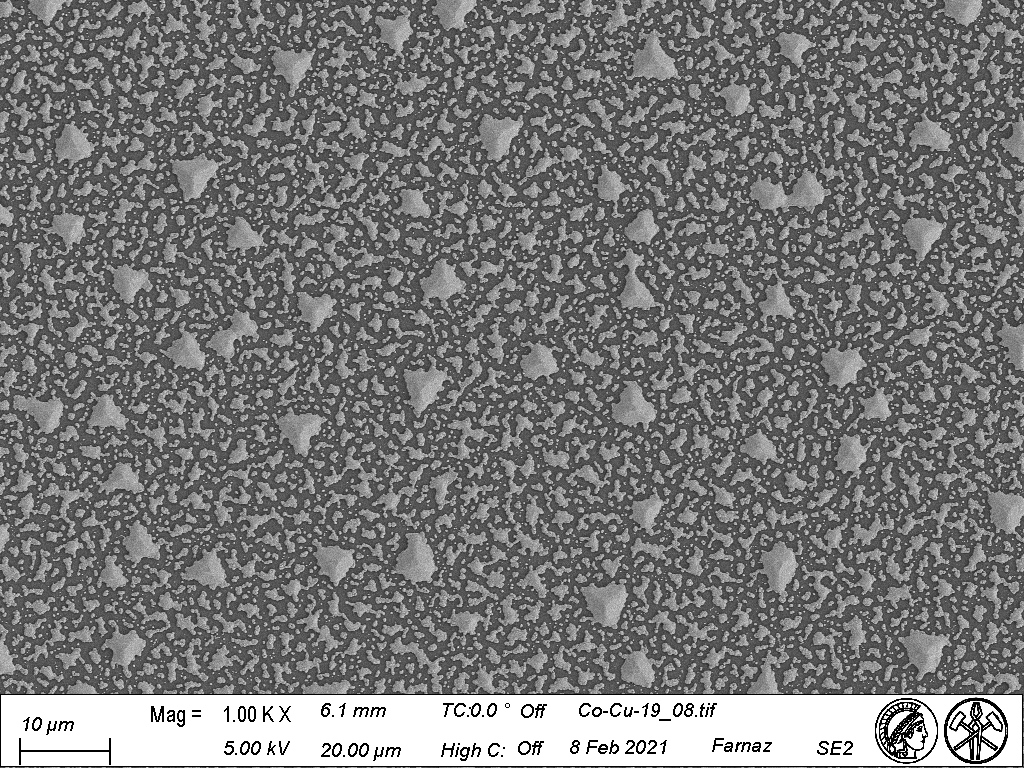
#> input picture 700C_4hrs/Co-Cu-19-08/Co-Cu-19_08.tif, 1024 x 768 px
$ python Co-Cu-19_08.py
#> lines starting #> are read from the running program, lines starting #| are printed output that depends on the picture; after the words box and inside, x2 and y2 are one past the last pixel; in counts of white or black regions, pixels touching at a corner belong together
# -*- coding: utf-8 -*-
"""
Created on Sat Jun 25 15:51:46 2022

@author: FireT
"""


from skimage import measure, io, img_as_ubyte
import matplotlib.pyplot as plt
from skimage.color import label2rgb, rgb2gray
import numpy as np
import cv2
import scipy
from scipy.stats import norm
from skimage import morphology


# The input image.
image = cv2.imread("Co-Cu-19_08.tif",0)
#> image is the input picture: shape (768, 1024); min 0, max 255, mean 120.6
image=image[0:696, :]
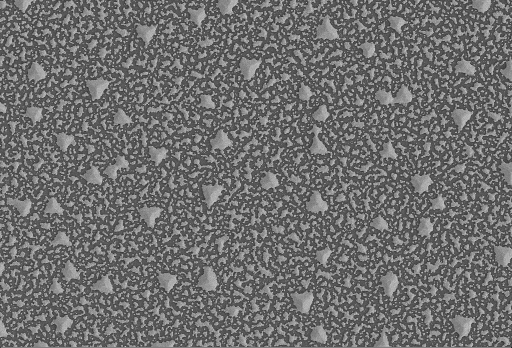
#> image: shape (696, 1024) (shown at 1/2 size); min 0, max 255, mean 110.1
scale = 0.1116 #microns/pixel
Pixelcut= 100 #Minimum pixel Size

#plt.hist(image.flat, bins=100, range=(0,150))  #.flat returns the flattened numpy array (1D)


from skimage.filters import threshold_otsu #binary image
ret, thresh=cv2.threshold(image,0,255,cv2.THRESH_BINARY+cv2.THRESH_OTSU)
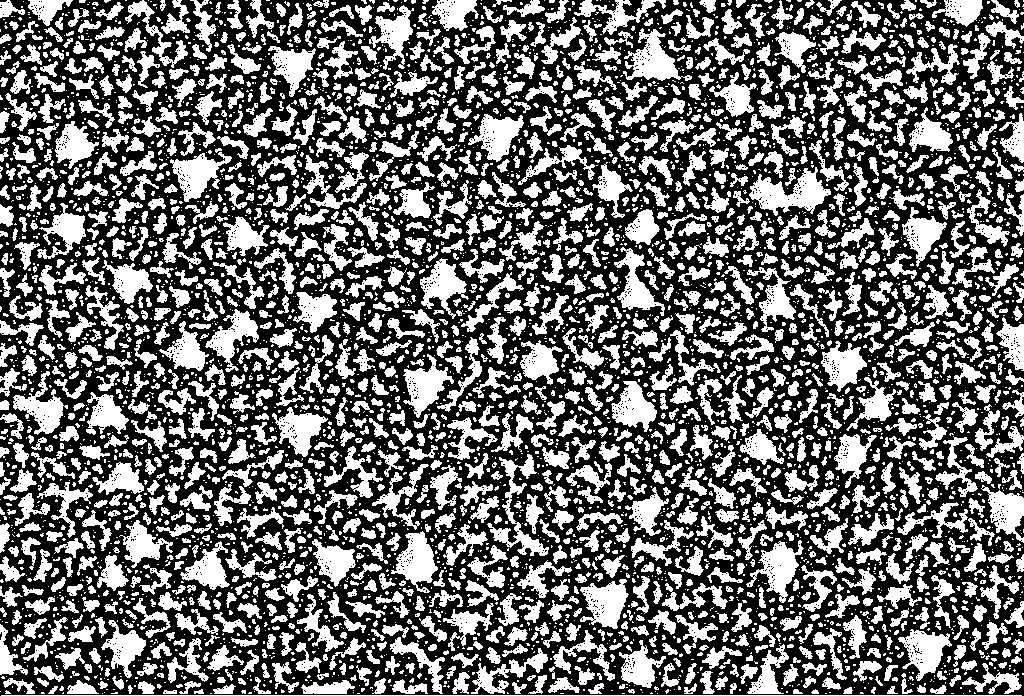
#> thresh: shape (696, 1024); 41.3% white; 5296 white regions (3551 under 20 px), largest, box (x1, y1, x2, y2) and area: (749, 167, 831, 216) 1927, (623, 28, 692, 81) 1578, (580, 579, 629, 629) 1467
#> ret = 116

#Generate thresholded image
#thresholded_img = image > threshold
#plt.imshow(thresholded_img,cmap='gray')


#Remove edge touching regions
from skimage.segmentation import clear_border
edge_touching_removed = clear_border(thresh)
#plt.imshow(edge_touching_removed)

kernel=np.ones ((3,3),np.uint8)
eroded=cv2.erode(edge_touching_removed,kernel,iterations=1)
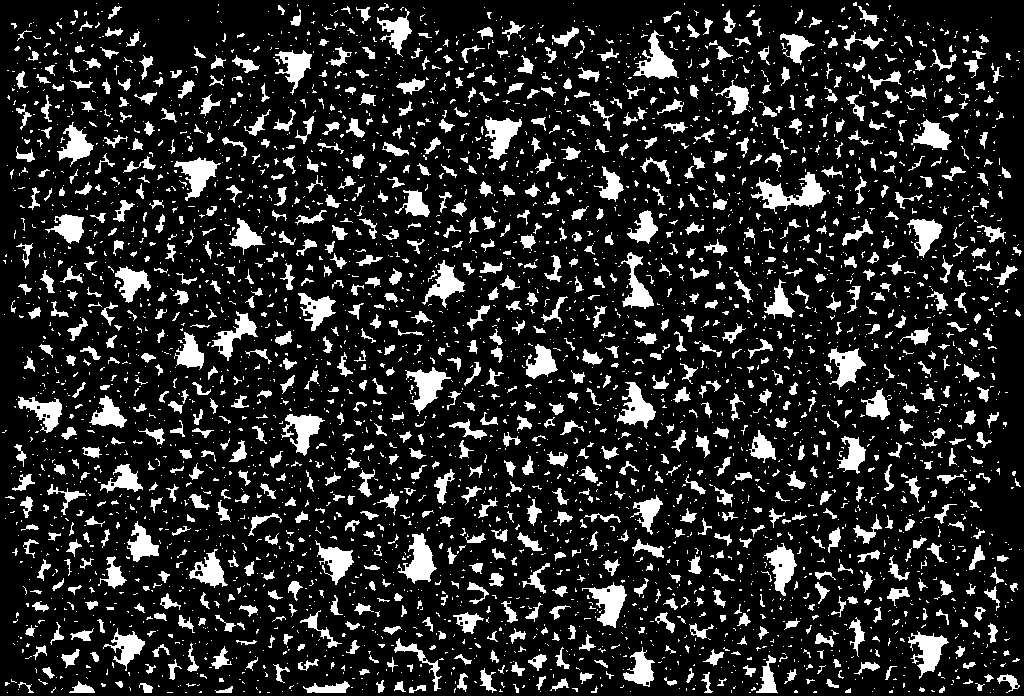
#> eroded: shape (696, 1024); 15.7% white; 4176 white regions (3143 under 20 px), largest, box (x1, y1, x2, y2) and area: (751, 172, 826, 214) 1221, (397, 533, 437, 584) 958, (633, 30, 679, 79) 918
dilated=cv2.dilate(eroded,kernel,iterations=1)
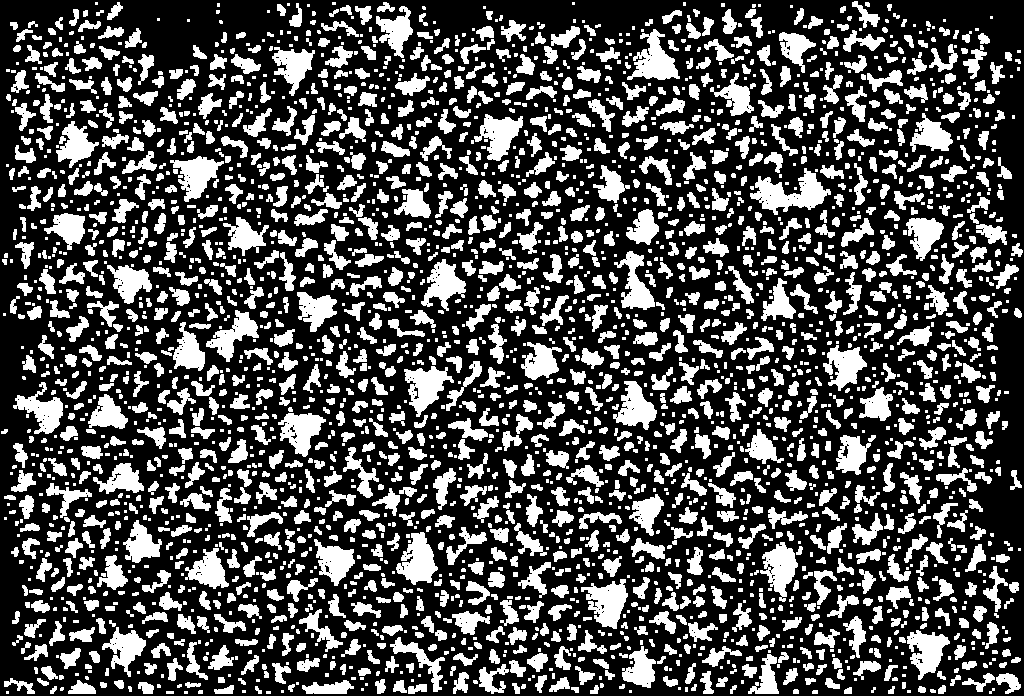
#> dilated: shape (696, 1024); 31.3% white; 3021 white regions (1302 under 20 px)

#Label connected regions of an integer array using measure.label
#Labels each connected entity as one object
#Connectivity = Maximum number of orthogonal hops to consider a pixel/voxel as a neighbor.
#If None, a full connectivity of input.ndim is used, number of dimensions of the image
#For 2D image it would be 2

label_image = measure.label(dilated, connectivity=image.ndim)
#> label_image: shape (696, 1024) int64; 3022 distinct labels, from 0 to 3021


#Removal of small sized particles
label_image = morphology.remove_small_objects(label_image, Pixelcut)
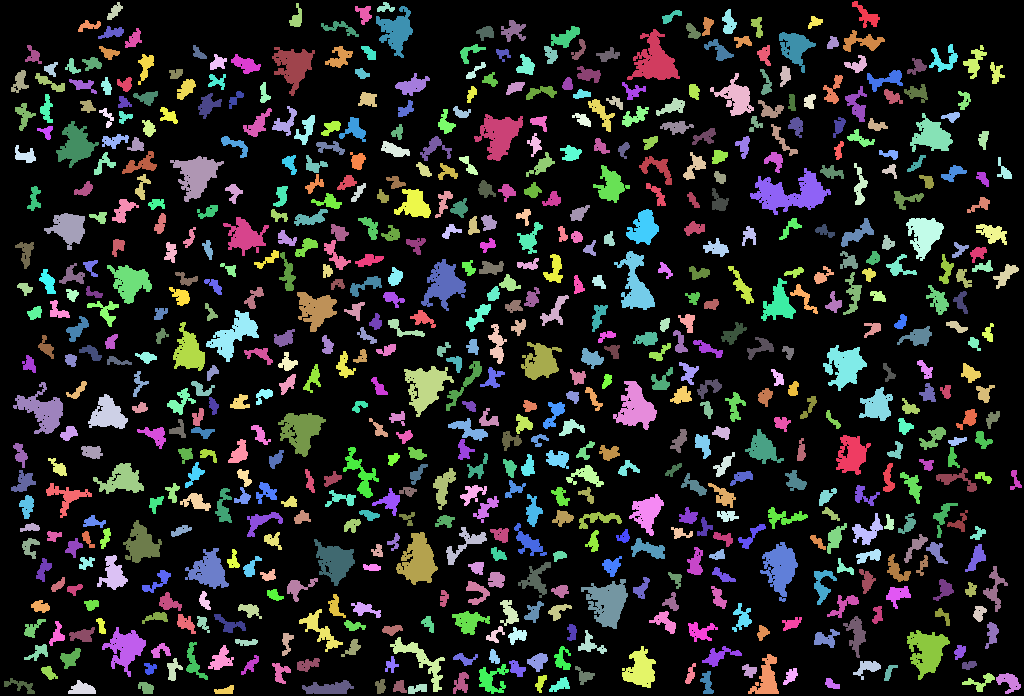
#> label_image: shape (696, 1024) int64; 655 distinct labels, from 0 to 2993; one colour per label, 0 black
#plt.imshow(label_image,cmap='Blue',interpolation='none')

#plt.imshow(label_image)
#Return an RGB image where color-coded labels are painted over the image.
#Using label2rgb

image_label_overlay = label2rgb(label_image, image=image)
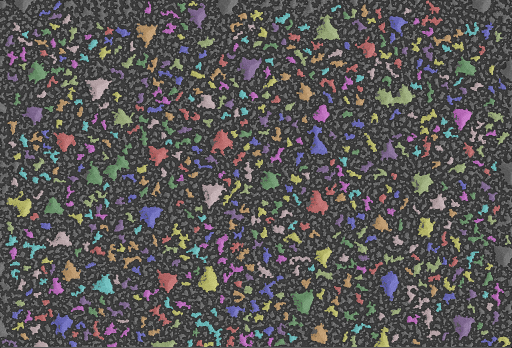
#> image_label_overlay: shape (696, 1024, 3) float64 (shown at 1/2 size); mean R, G, B 0.342, 0.333, 0.33
#plt.imshow(image_label_overlay)

plt.imsave("labeled_Co-cu_05.jpg", image_label_overlay)


#################################################
#Calculate properties
#Using regionprops or regionprops_table
all_props=measure.regionprops(label_image, image)
#> all_props = 654 regions; largest, box (x1, y1, x2, y2) and area: (750, 168, 831, 215) 1732, (627, 29, 680, 80) 1331, (581, 579, 628, 629) 1322, (396, 532, 438, 585) 1285, (404, 366, 454, 417) 1270
#Can print various parameters for all objects
for prop in all_props:
    print('Label: {} Area: {}'.format(prop.label, prop.area))
#> this loop made 654 passes
#| Label: 1 Area: 282.0
#| Label: 3 Area: 137.0
#| Label: 5 Area: 103.0
#| Label: 11 Area: 168.0
#| Label: 20 Area: 181.0
#> (further printed lines are left out)

#Compute image properties and return them as a pandas-compatible table.
#Available regionprops: area, bbox, centroid, convex_area, coords, eccentricity,
# equivalent diameter, euler number, label, intensity image, major axis length,
#max intensity, mean intensity, moments, orientation, perimeter, solidity, and many more

props = measure.regionprops_table(label_image, image,
                          properties=['label',
                                      'area', 'equivalent_diameter',
                                      'mean_intensity', 'solidity'])
#> props = 5 items

import pandas as pd
df = pd.DataFrame(props)
#> df = table of 654 rows and 5 columns
print(df.head())

#To delete small regions...
#df = df[df['area'] > 0]

print(df.head())

#######################################################
#Convert to micron scale
df['area_sq_microns'] = df['area'] * (scale**2)
df['equivalent_diameter_microns'] = df['equivalent_diameter'] * (scale)
print(df.head())


df.to_csv('measurements-100pixdel.csv')


#size distrib
import seaborn as sns

sns.set_style('white')

sns.distplot(df.area_sq_microns)
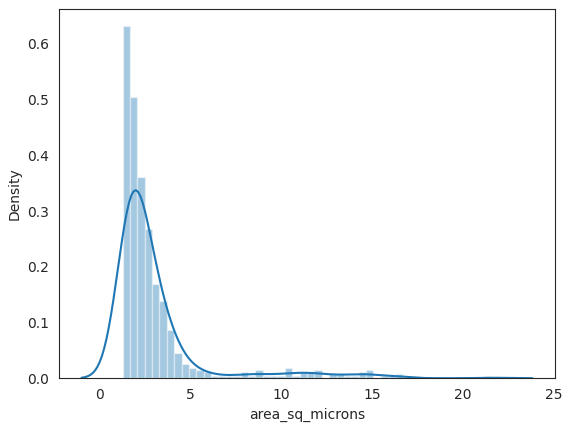
#> figure drawn by matplotlib, 1 panel; tallest bar 0.632 high, from x = 1.25 to 1.65; curve peaks at x = 1.98, y = 0.338

$ run again, with 700C_4hrs/Co-Cu-19-08/0pixeldel.jpg saved as 700C_4hrs/Co-Cu-19-08/Co-Cu-19_08.tif
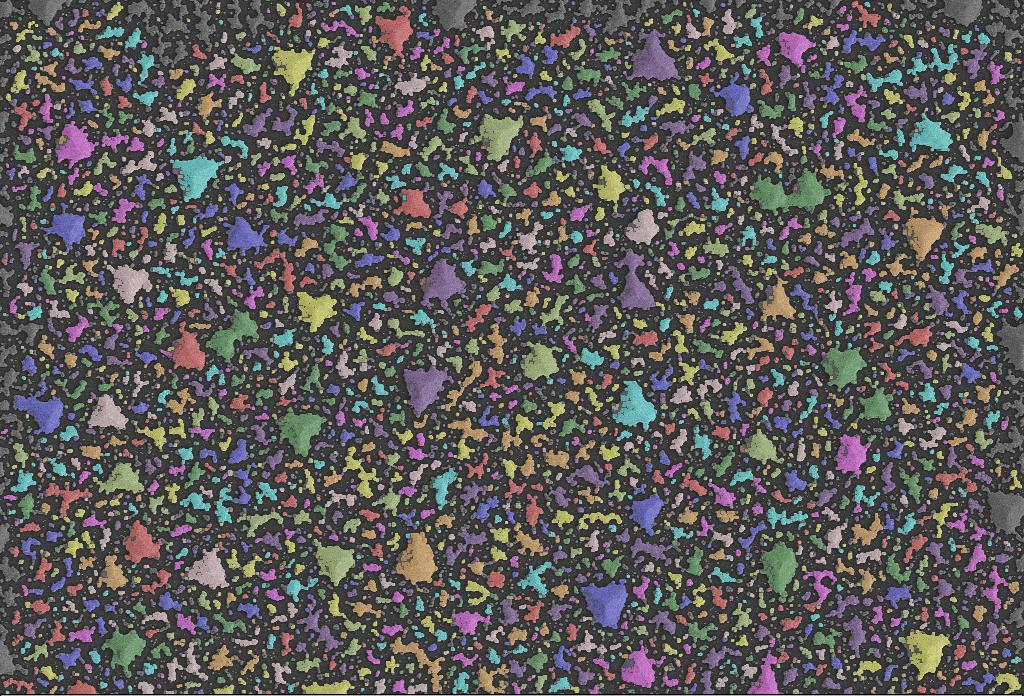
#> input picture 700C_4hrs/Co-Cu-19-08/0pixeldel.jpg, 1024 x 696 px
#> `ret, thresh=cv2.threshold(image,0,255,cv2.THRESH_BINARY+cv2.THRESH_OTSU)`:
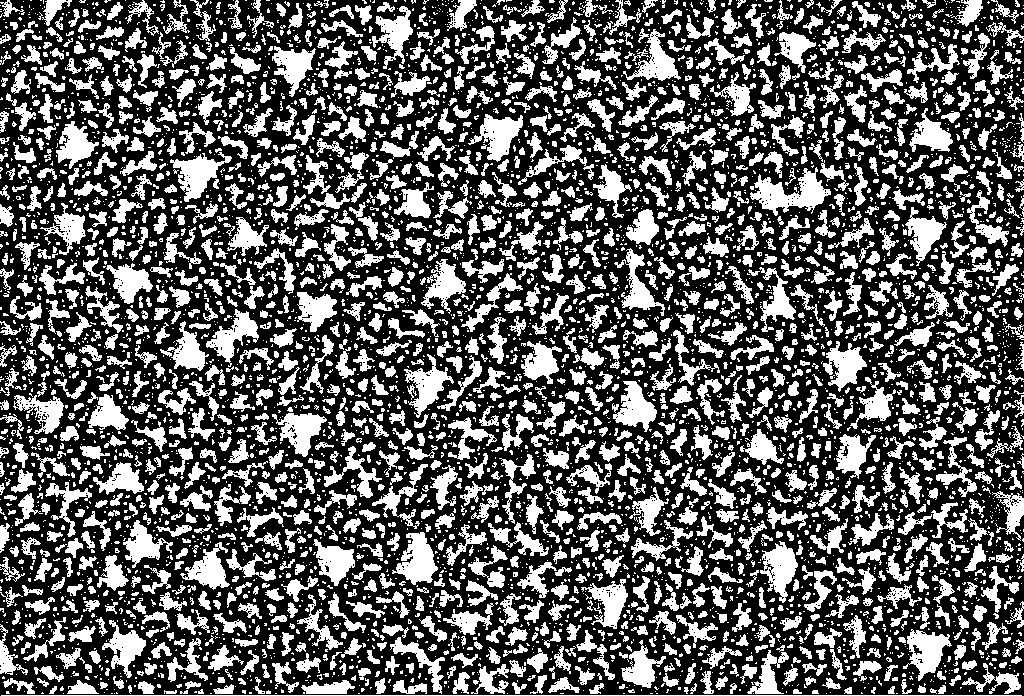
#> thresh: shape (696, 1024); 36.4% white; 5708 white regions (3948 under 20 px), largest, box (x1, y1, x2, y2) and area: (750, 167, 831, 216) 1768, (392, 532, 438, 585) 1327, (170, 152, 232, 202) 1300
#> ret = 99
#> eroded: shape (696, 1024); 13.9% white; 4266 white regions (3323 under 20 px), largest, box (x1, y1, x2, y2) and area: (397, 533, 437, 584) 961, (908, 631, 949, 679) 875, (174, 157, 221, 201) 868
#> dilated: shape (696, 1024); 28.6% white; 3104 white regions (1434 under 20 px)
#> all_props = 562 regions; largest, box (x1, y1, x2, y2) and area: (751, 168, 825, 215) 1624, (396, 532, 438, 585) 1289, (170, 156, 224, 202) 1204, (474, 114, 523, 161) 1203, (907, 630, 950, 680) 1182
#> the loop `for prop in all_props:` made 562 passes
#| Label: 1 Area: 257.0
#| Label: 2 Area: 137.0
#| Label: 9 Area: 158.0
#| Label: 17 Area: 182.0
#| Label: 18 Area: 902.0
#> (further printed lines are left out)
#> props = 5 items
#> df = table of 562 rows and 5 columns
#> `sns.distplot(df.area_sq_microns)`:
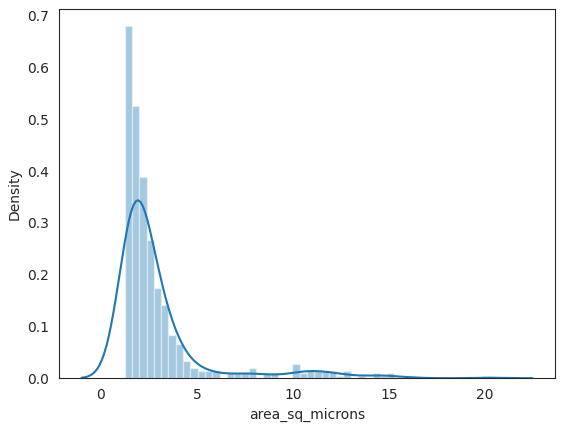
#> figure drawn by matplotlib, 1 panel; tallest bar 0.68 high, from x = 1.25 to 1.63; curve peaks at x = 1.95, y = 0.344

$ run again, with 700C_4hrs/Co-Cu-19-08/100pixeldel.jpg saved as 700C_4hrs/Co-Cu-19-08/Co-Cu-19_08.tif
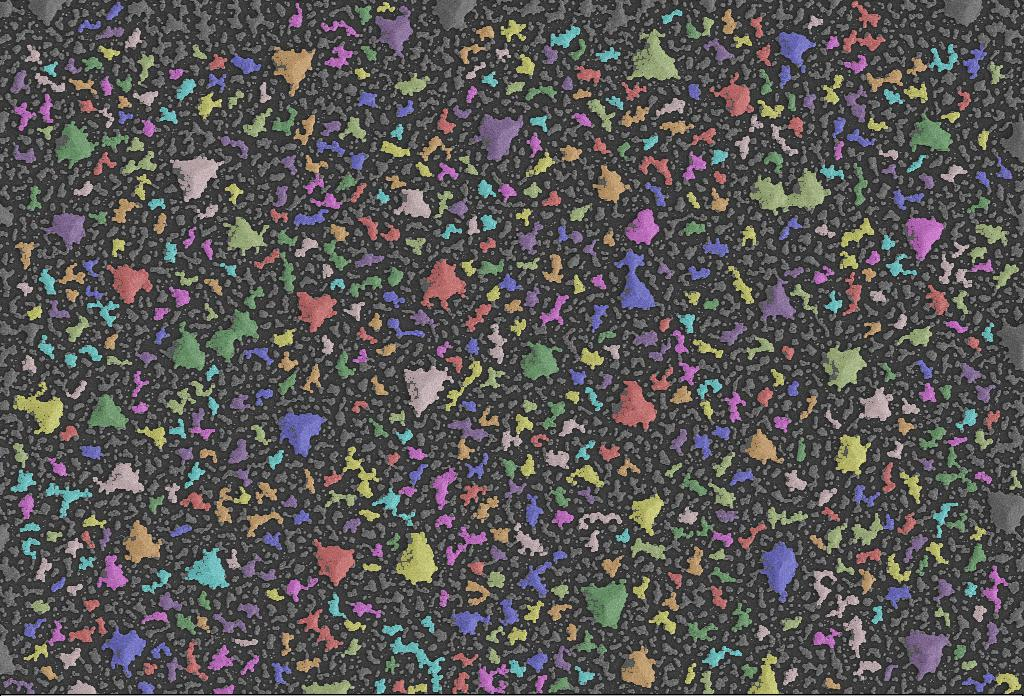
#> input picture 700C_4hrs/Co-Cu-19-08/100pixeldel.jpg, 1024 x 696 px
#> `ret, thresh=cv2.threshold(image,0,255,cv2.THRESH_BINARY+cv2.THRESH_OTSU)`:
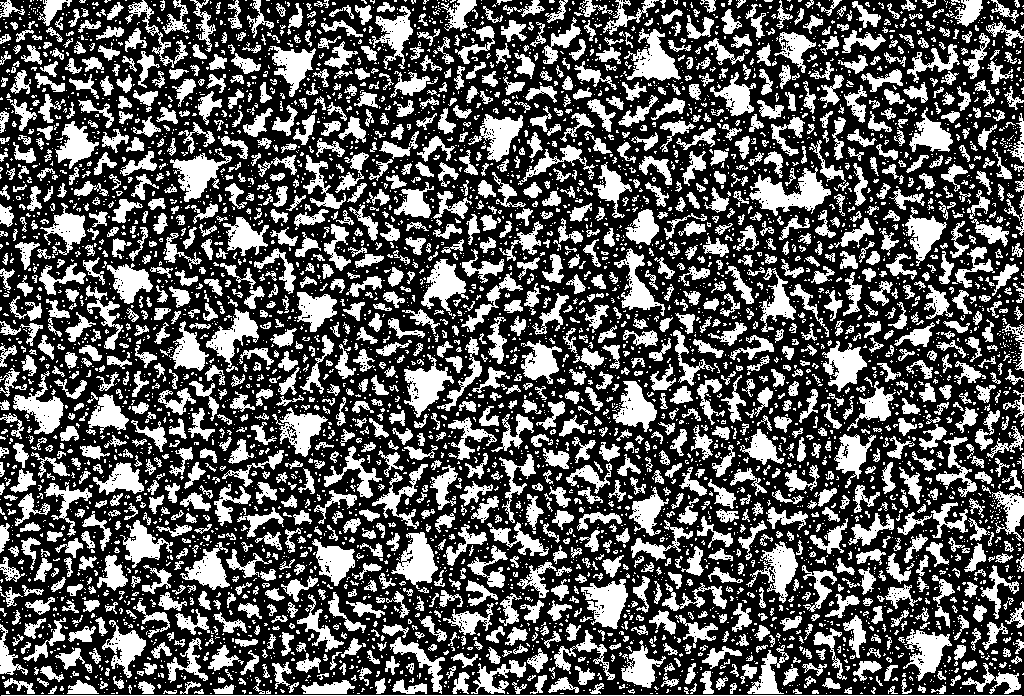
#> thresh: shape (696, 1024); 35.9% white; 5582 white regions (3928 under 20 px), largest, box (x1, y1, x2, y2) and area: (749, 167, 831, 216) 1820, (624, 28, 681, 81) 1415, (581, 579, 628, 629) 1357
#> ret = 95
#> eroded: shape (696, 1024); 12.7% white; 2933 white regions (2219 under 20 px), largest, box (x1, y1, x2, y2) and area: (751, 172, 830, 214) 1259, (397, 533, 437, 584) 962, (633, 30, 679, 79) 922
#> dilated: shape (696, 1024); 24.1% white; 2033 white regions (1068 under 20 px)
#> all_props = 611 regions; largest, box (x1, y1, x2, y2) and area: (750, 168, 831, 215) 1740, (627, 29, 680, 80) 1334, (396, 532, 438, 585) 1287, (581, 579, 628, 629) 1285, (404, 366, 454, 417) 1272
#> the loop `for prop in all_props:` made 611 passes
#| Label: 1 Area: 280.0
#| Label: 3 Area: 103.0
#| Label: 5 Area: 165.0
#| Label: 7 Area: 117.0
#| Label: 8 Area: 175.0
#> (further printed lines are left out)
#> props = 5 items
#> df = table of 611 rows and 5 columns
#> `sns.distplot(df.area_sq_microns)`:
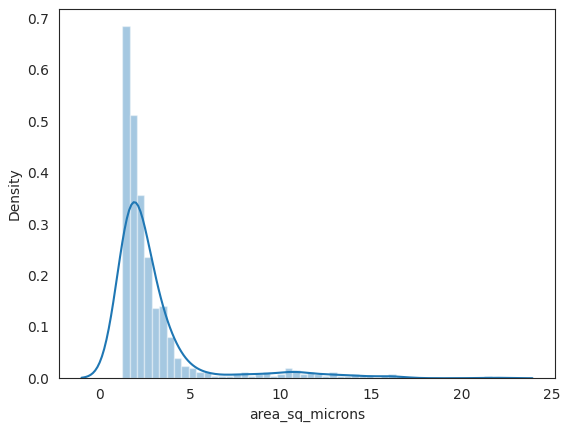
#> figure drawn by matplotlib, 1 panel; tallest bar 0.685 high, from x = 1.25 to 1.65; curve peaks at x = 1.87, y = 0.343
